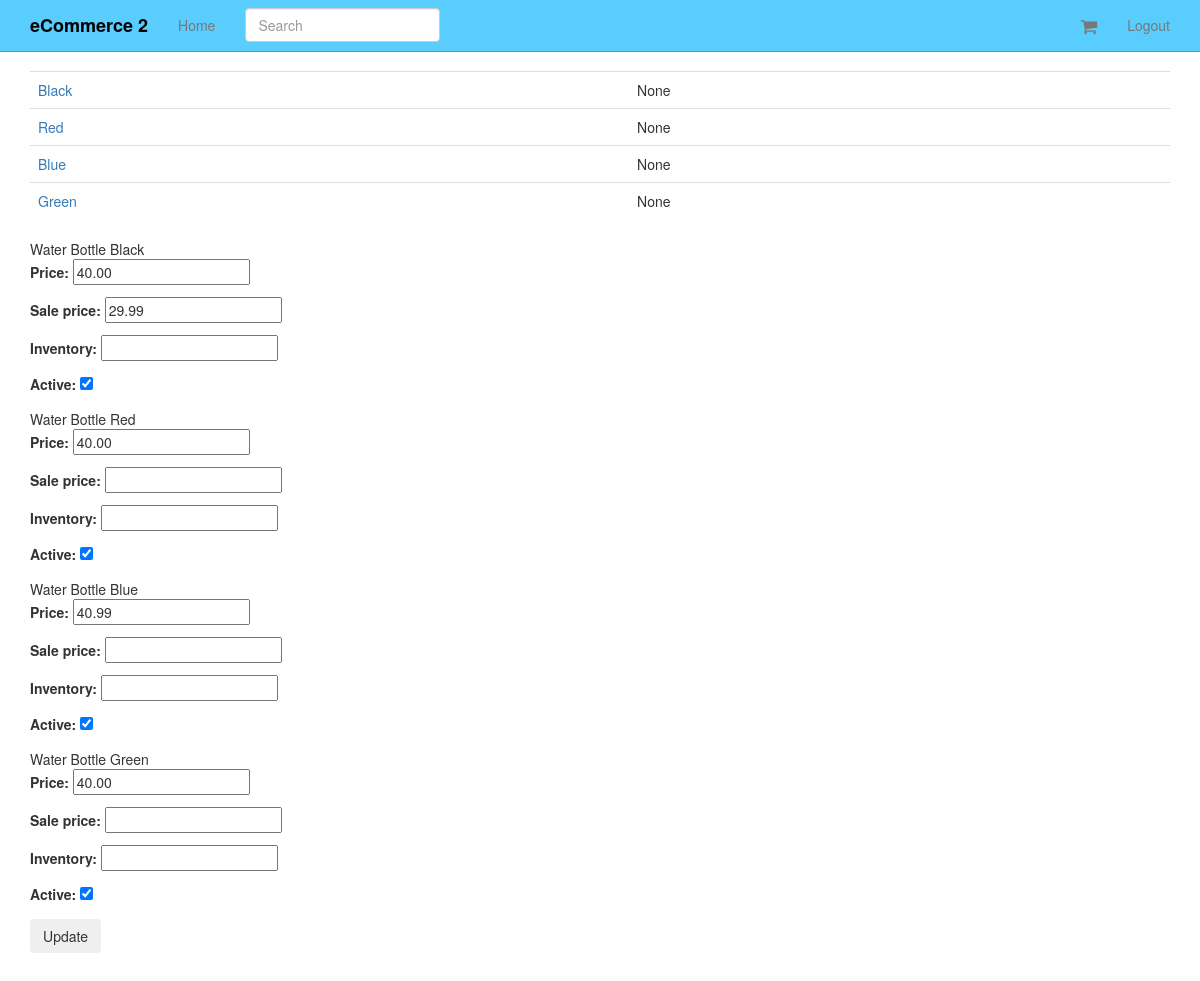
The app's page /products/3/inventory/ (signed in) with its own data.
### products/models.py (models this page shows, shortened)
class Variation(models.Model):
	product = models.ForeignKey(Product)
	title = models.CharField(max_length=120)
	price = models.DecimalField(decimal_places=2, max_digits=20)
	sale_price = models.DecimalField(decimal_places=2, max_digits=20, null=True, blank=True)
	active = models.BooleanField(default=True)
	inventory = models.IntegerField(null=True, blank=True) #refer none == unlimited amount
	def get_absolute_url(self):
		return self.product.get_absolute_url()

class Product(models.Model):
	title = models.CharField(max_length=120)
	description = models.TextField(blank=True, null=True)
	price = models.DecimalField(decimal_places=2, max_digits=20)
	active = models.BooleanField(default=True)
	categories = models.ManyToManyField('Category', blank=True)
	default = models.ForeignKey('Category', related_name='default_category', null=True, blank=True)
	objects = ProductManager()
	class Meta:
		ordering = ["-title"]
	def get_absolute_url(self):
		return reverse("product_detail", kwargs={"pk": self.pk})

### products/views.py (the view, shortened to what this page needs)
# urls.py: url(r'^(?P<pk>\d+)/inventory/$', VariationListView.as_view(), name='product_inventory'),
class VariationListView(StaffRequiredMixin, ListView):
	model = Variation
	queryset = Variation.objects.all()
	def get_context_data(self, *args, **kwargs):
		context = super(VariationListView, self).get_context_data(*args, **kwargs)
		context["formset"] = VariationInventoryFormSet(queryset=self.get_queryset())
		return context
	def get_queryset(self, *args, **kwargs):
		product_pk = self.kwargs.get("pk")
		if product_pk:
			product = get_object_or_404(Product, pk=product_pk)
			queryset = Variation.objects.filter(product=product)
		return queryset

### products/mixins.py (called while the page is built)
	@method_decorator(login_required)
	def dispatch(self, request, *args, **kwargs):
		if request.user.is_staff:
			return super(StaffRequiredMixin, self).dispatch(request, *args, **kwargs)
		else:
			raise Http404

### products/models.py (called while the page is built)
	def active(self):
		return self.filter(active=True)

	def get_queryset(self):
		return ProductQuerySet(self.model, using=self._db)

	def all(self, *args, **kwargs):
		return self.get_queryset().active()

### products/templates/products/variation_list.html (shortened to what this page needs)
{% extends "base.html" %}
{% block content %}
<table class='table'>
{% for object in object_list %}
<tr>
<td><a href='{{ object.get_absolute_url }}'>{{ object.title }}</a></td><td>{{ object.inventory }}</td>
</tr>
{% endfor %}
</table>
<form method="POST" action=""> {% csrf_token %}
{% for form in formset %}
{{ form.instance.product.title }}
{{ form.instance.title }}
{{ form.as_p }}
{% endfor %}
<input type="submit" value='Update' class='btn' />
</form>
{% endblock %}

### static_in_pro/our_static/css/navbar-static-top.css (style rules this page uses)
body { min-height: 1000px; }

### records on screen
Variation: title "Black", inventory "None", instance.product "Water Bottle", instance "Black"
Variation: title "Red", inventory "None", instance.product "Water Bottle", instance "Red"
Variation: title "Blue", inventory "None", instance.product "Water Bottle", instance "Blue"
Variation: title "Green", inventory "None", instance.product "Water Bottle", instance "Green"
